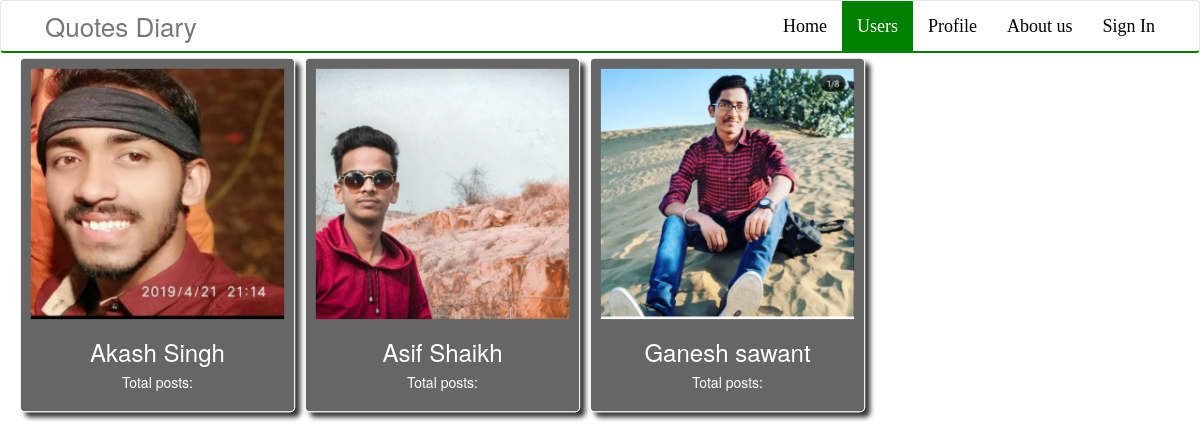
The page /users.php on the database its author committed.
### tables this page shows
CREATE TABLE IF NOT EXISTS `users` (
  `id` int(11) NOT NULL AUTO_INCREMENT,
  `name` varchar(255) NOT NULL,
  `email` varchar(255) NOT NULL,
  `pwd` varchar(255) NOT NULL,
  `tag_line` varchar(255) NOT NULL,
  `profile_img` varchar(255) NOT NULL,
  `user_name` varchar(255) NOT NULL,
  `status` int(11) NOT NULL,
  PRIMARY KEY (`id`)
);

### users.php (the view, shortened to what this page needs)
<?php
    include 'connection.php';
?>
<!DOCTYPE html>
<html lang="en">
<head>
    <link rel="stylesheet" href="https://maxcdn.bootstrapcdn.com/bootstrap/3.4.1/css/bootstrap.min.css">
    <link rel="stylesheet" href="https://cdnjs.cloudflare.com/ajax/libs/font-awesome/4.7.0/css/font-awesome.min.css">
    <link href="https://stackpath.bootstrapcdn.com/font-awesome/4.7.0/css/font-awesome.min.css" rel="stylesheet">
    <link href="assests/css/custom1.css" rel="stylesheet">
</head>
<body>
    <section id="menu-area">
        <nav class="navbar navbar-default" role="navigation">
            <div class="container">
                <div class="row">
                    <div class="col-lg-12">
                        <div class="navbar-header">
                            <a class="navbar-brand" href="index.php">Quotes Diary</a>
                        </div>
                        <div id="navbar" class="navbar-collapse collapse">
                            <ul id="top-menu" class="nav navbar-nav  navbar-right main-nav non-radius-menu">
                                <li><a href="index.php">Home</a></li>
                                <li><a href="users.php" class="active">Users</a></li>
                                <li> <a href="profile.php">Profile</a> </li>
                                <li><a href="about-us.php">About us</a></li>
                                <li><a href="sign-in.php">Sign In</a></li>
                            </ul>
                        </div>
                    </div>
                </div>
            </div>
        </nav>
    </section>
    <?php
        $query_users = "SELECT * FROM users WHERE status=1";
        $output = '';
        $result_users = mysqli_query($connection, $query_users);
        if(mysqli_num_rows($result_users) > 0){
            $output .= '<div class="display-card row">
                        <div class="container card">';
            while($row = mysqli_fetch_array($result_users)){
                $output .= '<a href="user.php?user_name='.$row["user_name"].'">
                            <div class="display-card-outer col col-lg-3 col-md-4 col-sm-6 col-xs-6">
                               <div class="display-card-inner">
                                    <div class="img-container">
                                        <img src="upload-images/'.$row["profile_img"].'" alt="'.$row["name"].'">
                                    </div>
                                    <h3 class="text-center">'.$row["name"].'</h3>
                                    <h5 class="text-center">Total posts: </h5>
                                </div>
                            </div>
                            </a>
                        ';
            }
            $output .= '</div></div>';
            echo $output;
        }
        else{
            echo "No user found!!!";
        }
    ?>
</body>
</html>

### assests/css/custom1.css (style rules this page uses)
:root { --menu-bg: #fff; --navbar-color: #fff; --navbar-bg: #000; --navbar-hover-bg: green; --navigation-bottom-border: green; --active-nav-item-color: #fff; --background-color: rgba(255,255,255,1); --first-layer: #ccc; --second-layer: rgba(0,0,0,0.6); }
body { margin: 0; }
#menu-area, .navbar-default { background: var(--menu-bg) !important; margin-bottom: 0px; }
.navbar-default { border-bottom: 2px solid var(--navigation-bottom-border); }
.navbar-brand { font-size: 26px !important; margin: 0px !important; }
.non-radius-menu li a { font-size: 18px !important; color: black !important; font-family: Georgia, 'Times New Roman', Times, serif; transition: 0.8s; }
.non-radius-menu li .active { background-color: var(--navbar-hover-bg) !important; color: var(--active-nav-item-color) !important; }
.display-card { width: 100%; height: 100%; background-color: var(--background-color); }
.display-card > .container > a { color: #222333; }
.display-card-outer { margin-top: 0px; padding: 5px; }
.display-card-outer > .display-card-inner { border: 1px solid rgba(255,255,255,1); border-radius: 5px; padding: 10px; background-color: var(--second-layer); box-shadow: 5px 5px 5px rgba(0,0,0,0.8); transition: all ease-in-out 0.5s; transform: scale(1.001); color: #fff; }
.img-container { width: 100%; height: 250px; }
.img-container > img { height: 100%; width: 100%; }

### rows shown on the page
users: profile_img (picture), name "Akash Singh"
users: profile_img (picture), name "Asif Shaikh"
users: profile_img (picture), name "Ganesh sawant"
